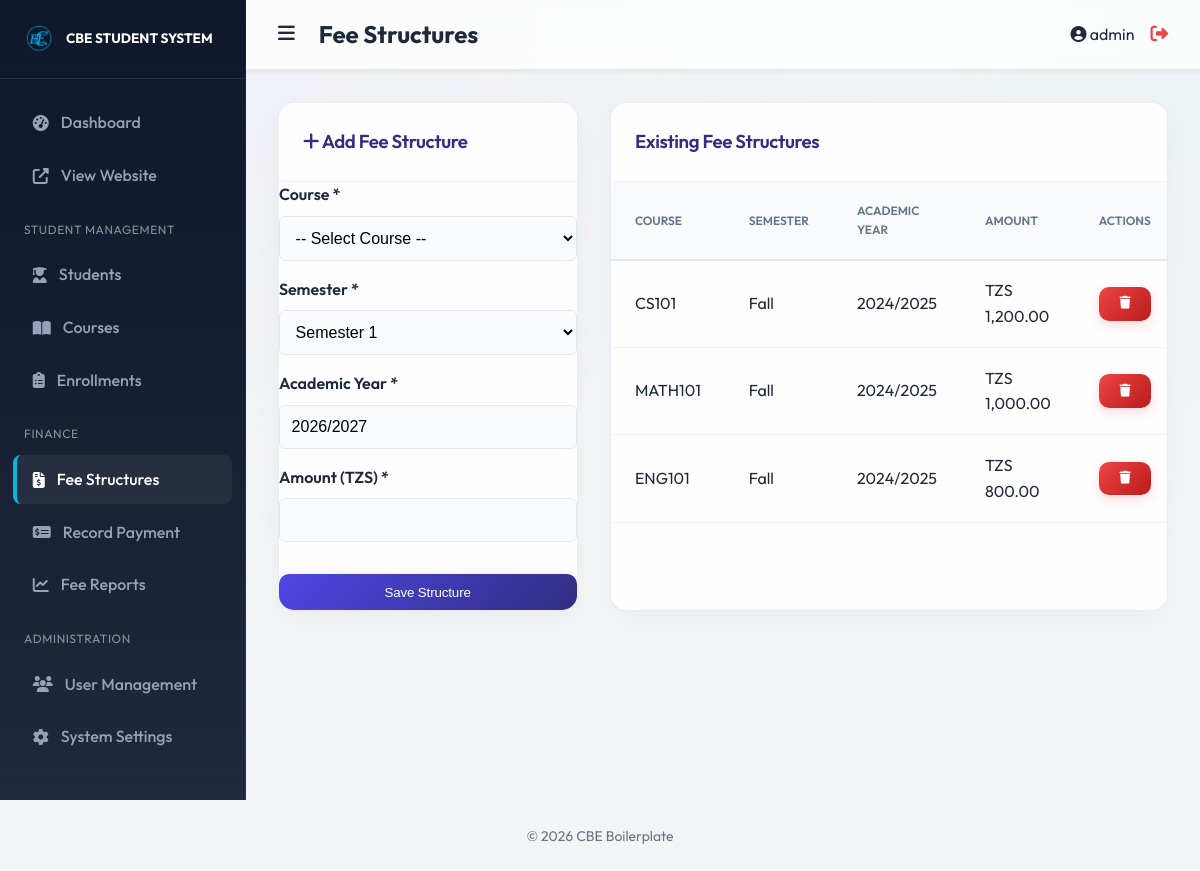
The page /modules/fees/structures.php (signed in) on the database its author committed.
### tables this page shows
CREATE TABLE `fee_structures` (
  `id` int(11) NOT NULL AUTO_INCREMENT,
  `course_id` int(11) NOT NULL,
  `semester` varchar(50) NOT NULL,
  `academic_year` varchar(20) NOT NULL,
  `amount` decimal(10,2) NOT NULL,
  `created_at` timestamp NOT NULL DEFAULT current_timestamp(),
  PRIMARY KEY (`id`),
  KEY `course_id` (`course_id`),
  CONSTRAINT `fee_structures_ibfk_1` FOREIGN KEY (`course_id`) REFERENCES `courses` (`id`) ON DELETE CASCADE
);

CREATE TABLE `courses` (
  `id` int(11) NOT NULL AUTO_INCREMENT,
  `course_code` varchar(20) NOT NULL,
  `course_name` varchar(255) NOT NULL,
  `description` text DEFAULT NULL,
  `credits` int(11) DEFAULT 0,
  `created_at` timestamp NOT NULL DEFAULT current_timestamp(),
  PRIMARY KEY (`id`),
  UNIQUE KEY `course_code` (`course_code`)
);

### config/database.php (called while the page is built, shortened)
<?php
$host = 'localhost';
$db = 'school_db';
$user = 'root';
$pass = '';
$charset = 'utf8mb4';
$dsn = "mysql:host=$host;dbname=$db;charset=$charset";
$options = [
     PDO::ATTR_ERRMODE => PDO::ERRMODE_EXCEPTION,
     PDO::ATTR_DEFAULT_FETCH_MODE => PDO::FETCH_ASSOC,
     PDO::ATTR_EMULATE_PREPARES => false,
];
try {
     $pdo = new PDO($dsn, $user, $pass, $options);
} catch (\PDOException $e) {
     throw new \PDOException($e->getMessage(), (int) $e->getCode());
}
require_once __DIR__ . '/../includes/classes/Fee.php';
$feeObj = new Fee($pdo);

### includes/classes/Fee.php (called while the page is built, shortened)
<?php
class Fee {
    private $pdo;
    public function __construct($pdo) {
        $this->pdo = $pdo;
    }
    public function getStructures() {
        $sql = "SELECT fs.*, c.course_name, c.course_code
                FROM fee_structures fs
                JOIN courses c ON fs.course_id = c.id
                ORDER BY fs.academic_year DESC, fs.semester DESC";
        $stmt = $this->pdo->query($sql);
        return $stmt->fetchAll();
    }
}

### public/modules/fees/structures.php (the view, shortened to what this page needs)
<?php
require_once __DIR__ . '/../../../config/database.php';
require_once __DIR__ . '/../../../config/auth.php';
$structures = $feeObj->getStructures();
include __DIR__ . '/../../../includes/header.php';
?>
<div style="display:flex; gap: 2rem; flex-wrap: wrap;">
    <div class="card" style="flex: 1; min-width: 300px;">
        <div class="card-header">
            <h3><i class="fas fa-plus"></i> Add Fee Structure</h3>
        </div>
        <div class="card-body">
            <form method="POST">
                <div class="form-group">
                    <label>Course *</label>
                    <select name="course_id" class="form-control" required>
                        <option value="">-- Select Course --</option>
                    </select>
                </div>
                <div class="form-group">
                    <label>Semester *</label>
                    <select name="semester" class="form-control" required>
                        <option value="Semester 1">Semester 1</option>
                    </select>
                </div>
                <div class="form-group">
                    <label>Academic Year *</label>
                    <input type="text" name="academic_year" class="form-control" required placeholder="e.g. 2026/2027" value="<?php echo date('Y') . '/' . (date('Y') + 1); ?>">
                </div>
                <div class="form-group">
                    <label>Amount (TZS) *</label>
                    <input type="number" step="0.01" name="amount" class="form-control" required min="0">
                </div>
                <button type="submit" class="btn btn-primary" style="margin-top: 1rem;">Save Structure</button>
            </form>
        </div>
    </div>
    <div class="card" style="flex: 2; min-width: 400px;">
        <div class="card-header">
            <h3>Existing Fee Structures</h3>
        </div>
        <div class="table-responsive">
            <table>
                <thead>
                    <tr>
                        <th>Course</th>
                        <th>Semester</th>
                        <th>Academic Year</th>
                        <th>Amount</th>
                        <th>Actions</th>
                    </tr>
                </thead>
                <tbody>
                    <?php foreach ($structures as $st): ?>
                        <tr>
                            <td><?php echo htmlspecialchars($st['course_code']); ?></td>
                            <td><?php echo htmlspecialchars($st['semester']); ?></td>
                            <td><?php echo htmlspecialchars($st['academic_year']); ?></td>
                            <td>TZS <?php echo number_format($st['amount'], 2); ?></td>
                            <td>
                                <form method="POST" style="display:inline;" onsubmit="return confirm('Delete this structure?');">
                                    <button type="submit" class="btn btn-danger btn-sm"><i class="fas fa-trash"></i></button>
                                </form>
                            </td>
                        </tr>
                    <?php endforeach; ?>
                </tbody>
            </table>
        </div>
    </div>
</div>
<?php include __DIR__ . '/../../../includes/footer.php'; ?>

### public/assets/css/main.css (style rules this page uses)
* { box-sizing: border-box; margin: 0; padding: 0; }
body { font-family: var(--font_family); background-color: var(--background); color: var(--text); line-height: 1.6; }
.form-group { margin-bottom: 1rem; }
.form-group label { display: block; margin-bottom: 0.5rem; font-weight: 600; }
.form-control { width: 100%; padding: 0.75rem; border: 1px solid #ddd; border-radius: 6px; font-size: 1rem; }
.btn { display: inline-block; padding: 0.75rem 1.5rem; border-radius: 6px; border: none; cursor: pointer; font-weight: 600; transition: all 0.3s ease; }
.btn-primary { background-color: var(--primary); color: white; width: 100%; }
.card { background: white; border-radius: 12px; box-shadow: 0 4px 6px rgba(0, 0, 0, 0.02); overflow: hidden; }
.card-header { padding: 1.5rem; border-bottom: 1px solid #f3f4f6; display: flex; justify-content: space-between; align-items: center; }
.table-responsive { overflow-x: auto; }
table { width: 100%; border-collapse: collapse; }
th { text-align: left; padding: 1rem 1.5rem; background: #f9fafb; font-size: 0.75rem; text-transform: uppercase; color: #6b7280; }
td { padding: 1rem 1.5rem; border-bottom: 1px solid #f3f4f6; }
.btn-sm { padding: 0.4rem 0.8rem; font-size: 0.8rem; }
.btn-danger { background-color: #ef4444; color: white; }
html { scroll-behavior: smooth; }
:root { --glass-bg: rgba(255, 255, 255, 0.7); --glass-border: rgba(255, 255, 255, 0.4); --glass-shadow: 0 8px 32px 0 rgba(31, 38, 135, 0.07); }
.card, .stat-card { border: none; border-radius: 16px; box-shadow: 0 4px 20px rgba(0,0,0,0.05); transition: transform 0.2s, box-shadow 0.2s; }
table th { background: #f8fafc; border-bottom: 2px solid #e2e8f0; color: #475569; }
body { background-image: radial-gradient(at 0% 0%, rgba(79, 70, 229, 0.03) 0px, transparent 50%), radial-gradient(at 100% 0%, rgba(6, 182, 212, 0.03) 0px, transparent 50%); background-attachment: fixed; }
.card { background: rgba(255, 255, 255, 0.9); border: 1px solid rgba(226, 232, 240, 0.8); backdrop-filter: blur(8px); box-shadow: 0 10px 30px rgba(0, 0, 0, 0.03); margin-bottom: 2rem; }
.card-header h3 { font-weight: 600; letter-spacing: -0.02em; color: var(--secondary); }
.form-control { background-color: #f8fafc; border: 1.5px solid #e2e8f0; transition: all 0.3s ease; }
table th { font-weight: 600; color: #64748b; border-bottom: 2px solid #e2e8f0; padding: 1.2rem 1.5rem !important; }
table td { padding: 1.1rem 1.5rem !important; vertical-align: middle; }
table tr { transition: background-color 0.2s ease; }
.btn { border-radius: 10px; display: inline-flex; align-items: center; justify-content: center; gap: 0.5rem; font-weight: 500; letter-spacing: -0.01em; padding: 0.65rem 1.3rem; }
.btn-primary { background: linear-gradient(135deg, var(--primary) 0%, var(--secondary) 100%) !important; color: white; box-shadow: 0 4px 12px rgba(79, 70, 229, 0.25); }
.btn-danger { background: linear-gradient(135deg, #ef4444 0%, #b91c1c 100%) !important; box-shadow: 0 4px 12px rgba(239, 68, 68, 0.2); }

### rows shown on the page
fee_structures: course.course_code "CS101", semester "Fall", academic_year "2024/2025", amount "1,200.00"
fee_structures: course.course_code "MATH101", semester "Fall", academic_year "2024/2025", amount "1,000.00"
fee_structures: course.course_code "ENG101", semester "Fall", academic_year "2024/2025", amount "800.00"

### other values the page prints
get_setting('system_name', 'CBE SYSTEM') "CBE STUDENT SYSTEM"
$page_title "Fee Structures"
$_SESSION['username'] "admin"
get_setting('footer_text', '© 2026 CBE Boilerplate') "© 2026 CBE Boilerplate"
